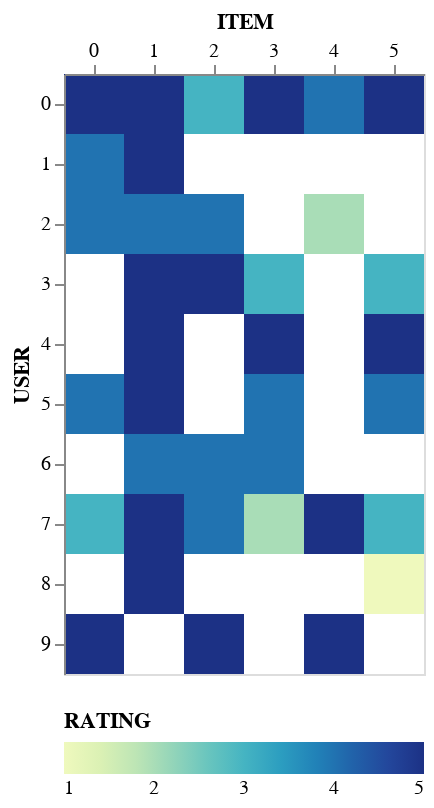

The code cell stored with this chart in its notebook:
### Code cell
InteractionVis(interaction)

### Figure 1 — Vega-Lite specification as saved in the notebook (floating-point values rounded to 4 significant figures)
{"config": {"view": {"continuousWidth": 300, "continuousHeight": 300}, "axis": {"grid": false}}, "data": {"name": "data-e208f8c2ec46fdbd54bc3eb1fc89c8b2"}, "mark": {"type": "rect"}, "encoding": {"color": {"field": "RATING", "legend": {"direction": "horizontal", "orient": "bottom", "tickCount": 5, "titleOrient": "top"}, "scale": {"nice": true, "scheme": "yellowgreenblue", "type": "bin-ordinal"}, "type": "quantitative"}, "x": {"axis": {"labelAngle": 0, "orient": "top"}, "field": "ITEM", "type": "nominal"}, "y": {"axis": {"orient": "left"}, "field": "USER", "type": "nominal"}}, "height": 300, "width": 180, "$schema": "https://vega.github.io/schema/vega-lite/v5.17.0.json", "datasets": {"data-e208f8c2ec46fdbd54bc3eb1fc89c8b2": [{"user_id": 2, "movie_id": 50, "RATING": 5, "TIMESTAMP": 888552084, "USER": 1, "ITEM": 1}, {"user_id": 8, "movie_id": 50, "RATING": 5, "TIMESTAMP": 879362124, "USER": 4, "ITEM": 1}, {"user_id": 6, "movie_id": 95, "RATING": 2, "TIMESTAMP": 883602133, "USER": 2, "ITEM": 4}, {"user_id": 1, "movie_id": 82, "RATING": 5, "TIMESTAMP": 878542589, "USER": 0, "ITEM": 3}, {"user_id": 12, "movie_id": 82, "RATING": 4, "TIMESTAMP": 879959610, "USER": 6, "ITEM": 3}, {"user_id": 12, "movie_id": 71, "RATING": 4, "TIMESTAMP": 879959635, "USER": 6, "ITEM": 2}, {"user_id": 7, "movie_id": 82, "RATING": 3, "TIMESTAMP": 891351471, "USER": 3, "ITEM": 3}, {"user_id": 13, "movie_id": 71, "RATING": 4, "TIMESTAMP": 882398654, "USER": 7, "ITEM": 2}, {"user_id": 10, "movie_id": 176, "RATING": 4, "TIMESTAMP": 877889130, "USER": 5, "ITEM": 5}, {"user_id": 14, "movie_id": 176, "RATING": 1, "TIMESTAMP": 890881484, "USER": 8, "ITEM": 5}, {"user_id": 8, "movie_id": 176, "RATING": 5, "TIMESTAMP": 879362233, "USER": 4, "ITEM": 5}, {"user_id": 14, "movie_id": 50, "RATING": 5, "TIMESTAMP": 890881557, "USER": 8, "ITEM": 1}, {"user_id": 12, "movie_id": 50, "RATING": 4, "TIMESTAMP": 879959044, "USER": 6, "ITEM": 1}, {"user_id": 10, "movie_id": 1, "RATING": 4, "TIMESTAMP": 877888877, "USER": 5, "ITEM": 0}, {"user_id": 7, "movie_id": 176, "RATING": 3, "TIMESTAMP": 891350782, "USER": 3, "ITEM": 5}, {"user_id": 10, "movie_id": 82, "RATING": 4, "TIMESTAMP": 877886912, "USER": 5, "ITEM": 3}, {"user_id": 10, "movie_id": 50, "RATING": 5, "TIMESTAMP": 877888545, "USER": 5, "ITEM": 1}, {"user_id": 1, "movie_id": 176, "RATING": 5, "TIMESTAMP": 876892468, "USER": 0, "ITEM": 5}, {"user_id": 6, "movie_id": 50, "RATING": 4, "TIMESTAMP": 883600842, "USER": 2, "ITEM": 1}, {"user_id": 16, "movie_id": 95, "RATING": 5, "TIMESTAMP": 877728417, "USER": 9, "ITEM": 4}, {"user_id": 2, "movie_id": 1, "RATING": 4, "TIMESTAMP": 888550871, "USER": 1, "ITEM": 0}, {"user_id": 13, "movie_id": 95, "RATING": 5, "TIMESTAMP": 882140104, "USER": 7, "ITEM": 4}, {"user_id": 8, "movie_id": 82, "RATING": 5, "TIMESTAMP": 879362356, "USER": 4, "ITEM": 3}, {"user_id": 13, "movie_id": 1, "RATING": 3, "TIMESTAMP": 882140487, "USER": 7, "ITEM": 0}, {"user_id": 1, "movie_id": 1, "RATING": 5, "TIMESTAMP": 874965758, "USER": 0, "ITEM": 0}, {"user_id": 16, "movie_id": 1, "RATING": 5, "TIMESTAMP": 877717833, "USER": 9, "ITEM": 0}, {"user_id": 1, "movie_id": 71, "RATING": 3, "TIMESTAMP": 876892425, "USER": 0, "ITEM": 2}, {"user_id": 6, "movie_id": 71, "RATING": 4, "TIMESTAMP": 883601053, "USER": 2, "ITEM": 2}, {"user_id": 1, "movie_id": 50, "RATING": 5, "TIMESTAMP": 874965954, "USER": 0, "ITEM": 1}, {"user_id": 13, "movie_id": 82, "RATING": 2, "TIMESTAMP": 882397503, "USER": 7, "ITEM": 3}, {"user_id": 13, "movie_id": 50, "RATING": 5, "TIMESTAMP": 882140001, "USER": 7, "ITEM": 1}, {"user_id": 6, "movie_id": 1, "RATING": 4, "TIMESTAMP": 883599478, "USER": 2, "ITEM": 0}, {"user_id": 16, "movie_id": 71, "RATING": 5, "TIMESTAMP": 877721071, "USER": 9, "ITEM": 2}, {"user_id": 7, "movie_id": 71, "RATING": 5, "TIMESTAMP": 891352692, "USER": 3, "ITEM": 2}, {"user_id": 1, "movie_id": 95, "RATING": 4, "TIMESTAMP": 875072303, "USER": 0, "ITEM": 4}, {"user_id": 13, "movie_id": 176, "RATING": 3, "TIMESTAMP": 882140455, "USER": 7, "ITEM": 5}, {"user_id": 7, "movie_id": 50, "RATING": 5, "TIMESTAMP": 891351042, "USER": 3, "ITEM": 1}]}}
